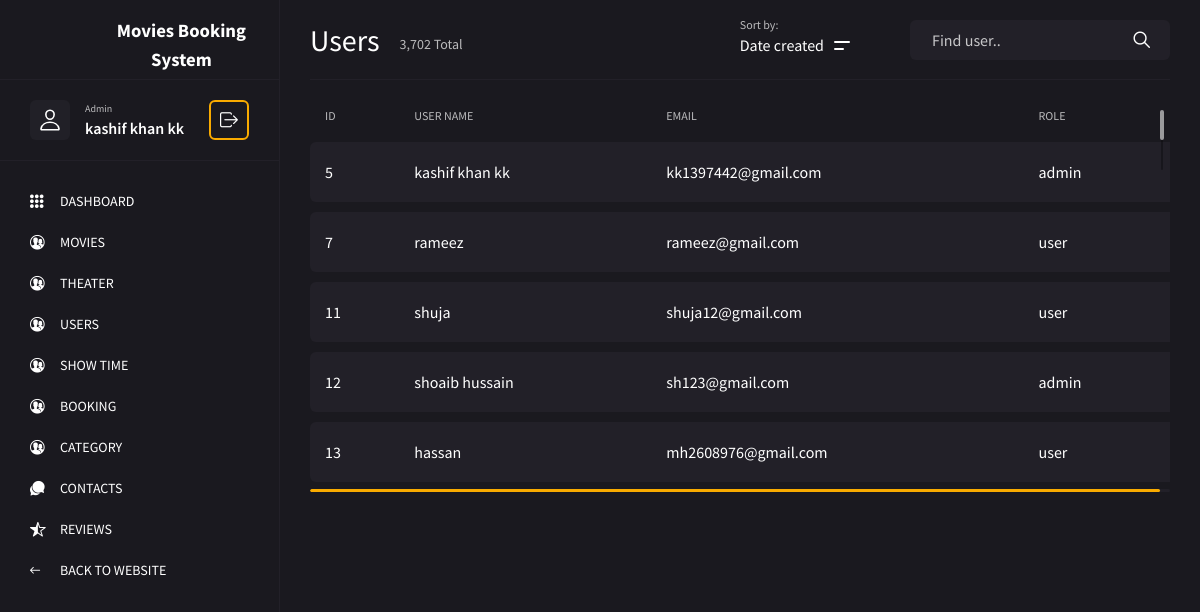
/admin/users.php (signed in), run on the app's committed database.
### tables this page shows
CREATE TABLE `users` (
  `id` int(11) NOT NULL,
  `user_name` varchar(255) DEFAULT NULL,
  `email` varchar(255) DEFAULT NULL,
  `PASSWORD` varchar(255) DEFAULT NULL,
  `role` varchar(255) NOT NULL
);

### admin/users.php (the view, shortened to what this page needs)
<?php
include 'slicing/nav.php'
?>
<?php
include 'slicing/sidebar.php'
?>
<main class="main">
    <div class="container-fluid">
        <div class="row">
            <div class="col-12">
                <div class="main__title">
                    <h2>Users</h2>
                    <span class="main__title-stat">3,702 Total</span>
                    <div class="main__title-wrap">
                        <div class="filter" id="filter__sort">
                            <span class="filter__item-label">Sort by:</span>
                            <div class="filter__item-btn dropdown-toggle" role="navigation" id="filter-sort" data-toggle="dropdown" aria-haspopup="true" aria-expanded="false">
                                <input type="button" value="Date created">
                                <span></span>
                            </div>
                        </div>
                        <form action="#" class="main__title-form">
                            <input type="text" placeholder="Find user..">
                            <button type="button">
                                <i class="icon ion-ios-search"></i>
                            </button>
                        </form>
                    </div>
                </div>
            </div>
            <div class="col-12">
                <div class="main__table-wrap mCustomScrollbar _mCS_2" style="overflow: visible;">
                    <div id="mCSB_2" class="mCustomScrollBox mCS-custom-bar2 mCSB_horizontal mCSB_outside" tabindex="0" style="max-height: none;">
                        <div id="mCSB_2_container" class="mCSB_container" style="position: relative; top: 0px; left: 0px; width: 1050px; min-width: 100%; overflow-x: inherit;" dir="ltr">
                            <table class="main__table">
                                <thead>
                                    <tr>
                                        <th>ID</th>
                                        <th>USER NAME</th>
                                        <th>EMAIL</th>
                                        <th>ROLE</th>
                                        <th>ACTIONS</th>
                                    </tr>
                                </thead>
                                <tbody>
                                    <?php
                                    $sql = "select * from users ";
                                    $res = mysqli_query($con, $sql);
                                    while ($row = mysqli_fetch_assoc($res)) {
                                    ?>
                                        <tr>
                                            <td>
                                                <div class="main__table-text"><?= $row['id'] ?></div>
                                            </td>
                                            <td>
                                                <div class="main__table-text"><?= $row['user_name'] ?></a></div>
                                            </td>
                                            <td>
                                                <div class="main__table-text"><?= $row['email'] ?></a></div>
                                            </td>
                                            <td>
                                                <div class="main__table-text"><?= $row['role'] ?></div>
                                            </td>
                                            <td>
                                                <div class="main__table-btns">
                                                </div>
                                            </td>
                                        </tr>
                                    <?php } ?>
                                </tbody>
                            </table>
                        </div>
                    </div>
                    <div id="mCSB_2_scrollbar_horizontal" class="mCSB_scrollTools mCSB_2_scrollbar mCS-custom-bar2 mCSB_scrollTools_horizontal" style="display: block;">
                        <div class="mCSB_draggerContainer">
                            <div id="mCSB_2_dragger_horizontal" class="mCSB_dragger" style="position: absolute; min-width: 30px; display: block; width: 812px; max-width: 913.333px; left: 0px;">
                                <div class="mCSB_dragger_bar"></div>
                            </div>
                        </div>
                    </div>
                </div>
            </div>
    </div>
    </div>
</main>
</body>
</html>

### data on the page
users: id "5", user_name "kashif khan kk", email "kk1397442@gmail.com", role "admin"
users: id "7", user_name "rameez", email "rameez@gmail.com", role "user"
users: id "11", user_name "shuja", email "shuja12@gmail.com", role "user"
users: id "12", user_name "shoaib hussain", email "sh123@gmail.com", role "admin"
users: id "13", user_name "hassan", email "mh2608976@gmail.com", role "user"

### other printed values
$_SESSION["user_name"] "kashif khan kk"
